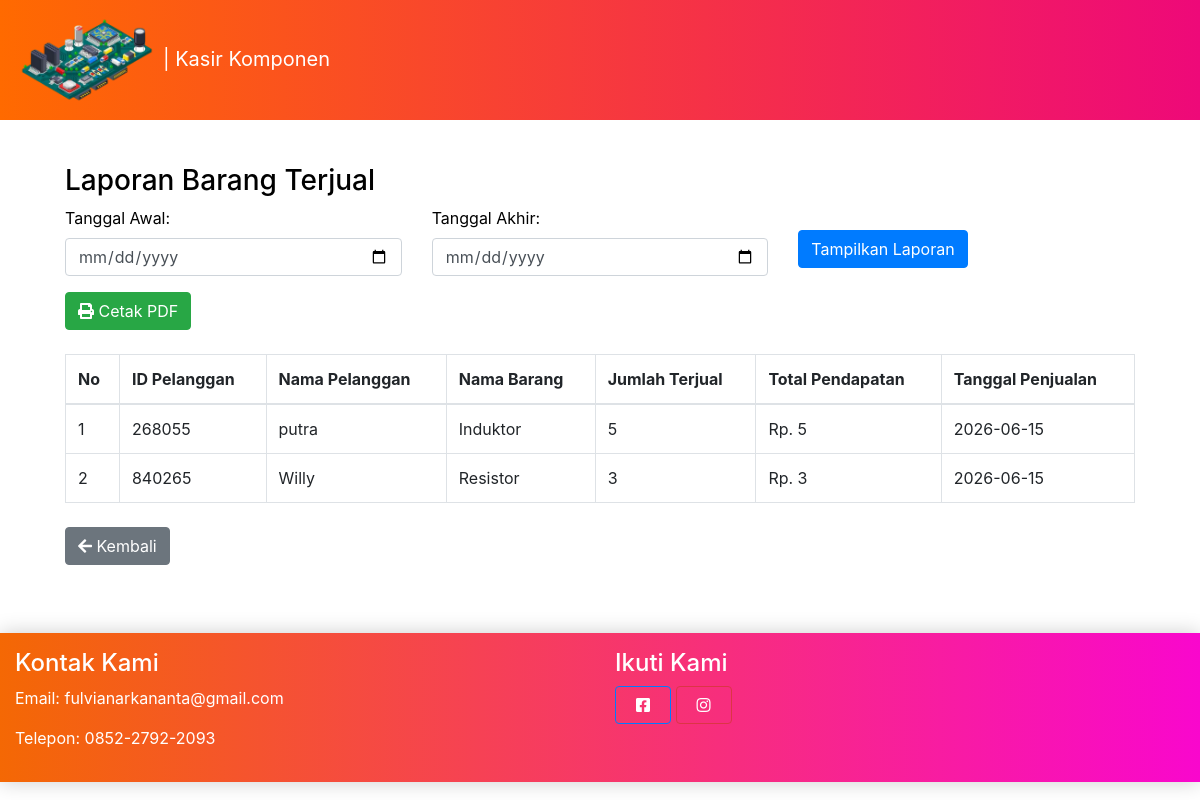
The page /admin/laporan_penjualan.php (signed in) on the database its author committed.
### tables this page shows
CREATE TABLE `menu` (
  `MenuID` int(11) NOT NULL,
  `NamaMenu` varchar(255) NOT NULL,
  `Harga` decimal(10,3) NOT NULL,
  `Stok` int(11) NOT NULL
);

CREATE TABLE `pelanggan` (
  `PelangganID` int(11) NOT NULL,
  `NamaPelanggan` varchar(255) DEFAULT NULL,
  `Alamat` varchar(255) DEFAULT NULL,
  `NomorTelepon` varchar(15) DEFAULT NULL
);

### admin/laporan_penjualan.php (the view, shortened to what this page needs)
<?php
include '../conn.php';
?>
<!DOCTYPE html>
<html lang="en">
<head>
    <link rel="stylesheet" href="https://stackpath.bootstrapcdn.com/bootstrap/4.5.2/css/bootstrap.min.css">
    <link rel="stylesheet" href="https://cdnjs.cloudflare.com/ajax/libs/font-awesome/5.15.3/css/all.min.css">
</head>
<body>
<nav class="navbar navbar-expand navbar-dark">
    <a class="navbar-brand ps-3" href="index.php">
       <img src="../assets/ple.png" width="18%"></img>   | Kasir Komponen     </a>
</nav>
    <div id="layoutSidenav_content" class="flex-grow-1">
        <div class="container mt-4">
    <div class="card-body">
    <h3 style="color:#000000;">Laporan Barang Terjual</h3>
    <form method="post" action="laporan_penjualan.php">
        <div class="row">
            <div class="col-md-4">
                <div class="form-group">
                    <label for="start_date" style="color:#000000;">Tanggal Awal:</label>
                    <input type="date" id="start_date" name="start_date" class="form-control">
                </div>
            </div>
            <div class="col-md-4">
                <div class="form-group">
                    <label for="end_date" style="color:#000000;">Tanggal Akhir:</label>
                    <input type="date" id="end_date" name="end_date" class="form-control">
                </div>
            </div>
            <div class="col-md-4">
                <div class="form-group">
                    <button type="submit" class="btn btn-primary mt-4">Tampilkan Laporan</button>
                </div>
            </div>
        </div>
    </form>
    <?php
    $query = "SELECT menu.MenuID, menu.NamaMenu, SUM(detailpenjualan.JumlahMenu) AS JumlahTerjual,
    SUM(detailpenjualan.Subtotal) AS TotalPendapatan, penjualan.TanggalPenjualan, pelanggan.PelangganID, pelanggan.NamaPelanggan
    FROM menu
    INNER JOIN detailpenjualan ON menu.MenuID = detailpenjualan.MenuID
    INNER JOIN penjualan ON detailpenjualan.PenjualanID = penjualan.PenjualanID
    INNER JOIN pelanggan ON penjualan.PelangganID = pelanggan.PelangganID";
    $date_filter = '';
    $query .= " GROUP BY menu.MenuID, menu.NamaMenu, penjualan.TanggalPenjualan
                ORDER BY JumlahTerjual DESC";
    $result = mysqli_query($conn, $query);
    if ($result && mysqli_num_rows($result) > 0) {
    ?>
                    <a href="cetak_laporan.php?<?php echo $date_filter; ?>" class="btn btn-success">
                        <i class="fas fa-print me-2"></i>
                            Cetak PDF
                        </a>
                    <table class="table table-bordered mt-4">
                        <thead>
                            <tr>
                                <th>No</th>
                                <th>ID Pelanggan</th>
                                <th>Nama Pelanggan</th>
                                <th>Nama Barang</th>
                                <th>Jumlah Terjual</th>
                                <th>Total Pendapatan</th>
                                <th>Tanggal Penjualan</th>
                            </tr>
                        </thead>
                        <tbody>
    <?php
     $no = 1;
     ?>
        <?php while ($row = mysqli_fetch_assoc($result)) { ?>
            <tr>
                    <td><?php echo $no++; ?></td>
                    <td><?php echo htmlspecialchars($row['PelangganID']); ?></td>
                    <td><?php echo htmlspecialchars($row['NamaPelanggan']); ?></td>
                    <td><?php echo htmlspecialchars($row['NamaMenu']); ?></td>
                    <td><?php echo htmlspecialchars($row['JumlahTerjual']); ?></td>
                    <td>Rp. <?php echo number_format($row['TotalPendapatan'], 0, ',' , '.'); ?></td>
                    <td><?php echo htmlspecialchars($row['TanggalPenjualan']); ?></td>
            </tr>
        <?php } ?>
    </tbody>
                    </table>
                    <div class="mt-4">
                        <a href="index.php?<?php echo $date_filter; ?>" class="btn btn-secondary">
                        <i class="fas fa-arrow-left"></i>
                            Kembali
                        </a>
                    </div>
                    <?php
                    } else {
                        echo "<p class='mt-4'>Tidak ada data menu terjual untuk periode ini.</p>";
                    }
                    ?>
                </div>
            </div>
        </div>
<?php include 'footer.php'; ?>
</body>
</html>

### admin/laporan_penjualan.php (style rules this page uses)
body { color: #fff; }
.navbar { background: linear-gradient(to right, #ff6a00, #ee0979); }
.table { background: rgba(255, 255, 255, 0.2); }

### rows shown on the page
menu: pelanggan.PelangganID "268055", pelanggan.NamaPelanggan "putra", NamaMenu "Induktor", JumlahTerjual "5", TotalPendapatan "5", TanggalPenjualan "2026-06-15"
menu: pelanggan.PelangganID "840265", pelanggan.NamaPelanggan "Willy", NamaMenu "Resistor", JumlahTerjual "3", TotalPendapatan "3", TanggalPenjualan "2026-06-15"
